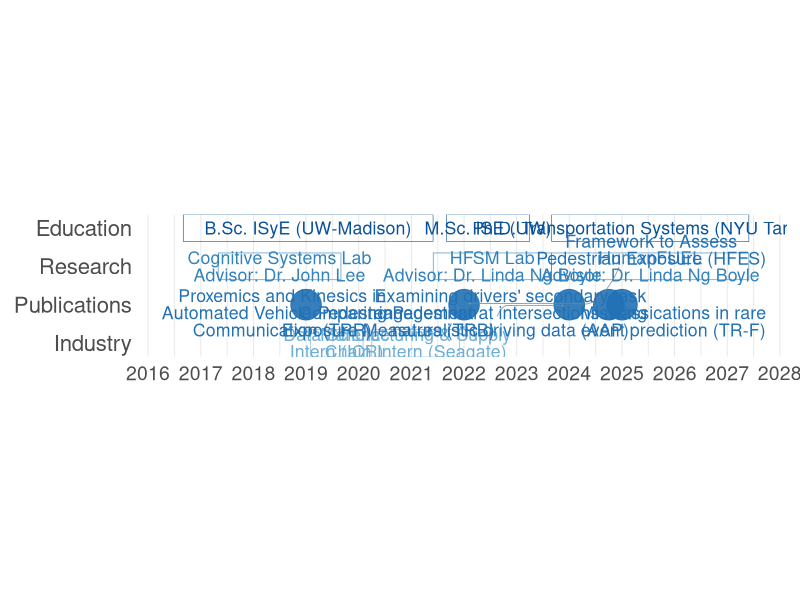

Write the R code that produced this figure.
library(ggplot2)
library(dplyr)
library(lubridate)
library(ggrepel)
library(stringr)
library(ggforce) # Added for rounded rectangles


# Darker blue color palette
color_palette <- c(
  "Education" = "#08519c", # Darker blue
  "Research" = "#3182bd", # Medium-dark blue
  "Industry" = "#6baed6", # Medium blue (darkened from before)
  "Publications" = "#2171b5" # Blue-medium dark
)
# Helper function to wrap text
wrap_text <- function(text, width = 30) {
  str_wrap(text, width = width)
}

# Update the industry text to fit boxes better
data <- tribble(
  ~content, ~start, ~end, ~group,
  "B.Sc. ISyE (UW-Madison)", "2016-09-01", "2021-05-31", "Education",
  "M.Sc. ISE (UW)", "2021-09-01", "2023-03-31", "Education",
  "Ph.D. Transportation Systems (NYU Tandon)", "2023-09-01", "2027-05-31", "Education", # nolint: line_length_linter.
  "Cognitive Systems Lab\nAdvisor: Dr. John Lee", "2017-05-01", "2019-08-31", "Research", # nolint: line_length_linter.
  "HFSM Lab\nAdvisor: Dr. Linda Ng Boyle", "2021-06-01", "2023-08-31", "Research", # nolint: line_length_linter.
  "HumanFUEL\nAdvisor: Dr. Linda Ng Boyle", "2023-09-01", "2027-05-31", "Research", # nolint: line_length_linter.
  "Data Science\nIntern (ICR)", "2019-02-01", "2020-01-31", "Industry",
  "Manufacturing & Supply\nChain Intern (Seagate)", "2020-04-01", "2021-12-01", "Industry" # nolint: line_length_linter.
) %>%
  mutate(start = ymd(start), end = ymd(end))

publications <- tribble(
  ~content, ~date, ~group, ~nudge_x, ~nudge_y,
  "Proxemics and Kinesics in\nAutomated Vehicle-Pedestrian\nCommunication (TRR)", "2019-01-01", "Publications", -300, -0.4, # nolint: line_length_linter.
  "Framework to Assess\nPedestrian Exposure (HFES)", "2022-01-01", "Publications", 300, 0.4, # nolint: line_length_linter.
  "Comparing Pedestrian\nExposure Measures (TRB)", "2024-01-01", "Publications", -400, -0.4, # nolint: line_length_linter.
  "Examining drivers' secondary task\nengagement at intersections using\nnaturalistic driving data (AAP)", "2024-10-01", "Publications", 100, -0.1, # nolint: line_length_linter.
  "Misclassications in rare\nevent prediction (TR-F)", "2025-01-01", "Publications", -500, -0.6 # nolint: line_length_linter.
) %>%
  mutate(date = ymd(date))

p <- ggplot() +
  geom_rect(
    data = data,
    aes(
      xmin = start,
      xmax = end,
      ymin = as.numeric(factor(group, levels = rev(c("Education", "Research", "Publications", "Industry")))) - 0.35, # nolint: line_length_linter. # nolint
      ymax = as.numeric(factor(group, levels = rev(c("Education", "Research", "Publications", "Industry")))) + 0.35, # nolint
      color = group
    ),
    fill = NA,
    linewidth = 0.2
  ) +
  # Direct labels for timeline segments
  geom_text(
    data = data %>% filter(group != "Publications"),
    aes(
      x = start + (end - start) / 2,
      y = group,
      label = content,
      color = group
    ),
    size = 4.5,
    fontface = "plain", # Changed from bold
    lineheight = 0.8
  ) +
  # Publication points
  geom_point(
    data = publications,
    aes(x = date, y = group, color = group),
    size = 10,
    alpha = 0.9
  ) +
  geom_text_repel(
    data = publications,
    aes(x = date, y = group, label = content, color = group),
    size = 4.5,
    fontface = "plain",
    lineheight = 0.8,
    box.padding = 1,
    point.padding = 0.5,
    force = 20,
    direction = "both",
    nudge_x = publications$nudge_x,
    nudge_y = publications$nudge_y,
    segment.size = 0.3,
    segment.color = "grey50",
    segment.alpha = 0.8,
    min.segment.length = 0.3,
    max.overlaps = Inf,
    segment.curvature = -0.4, # Increased curve
    segment.angle = 45, # Adjusted angle for better pointing
    segment.ncp = 15, # More control points for smoother curves
    arrow = arrow(
      length = unit(0.012, "npc"),
      type = "closed",
      ends = "last"
    ), # Arrow at label end
    hjust = 0.5
  ) +
  theme_minimal(base_size = 16) +
  theme(
    axis.text.y = element_text(size = 16, face = "plain"), # Changed from bold
    axis.text.x = element_text(size = 14),
    axis.title.y = element_blank(),
    axis.title.x = element_blank(),
    panel.grid.major.y = element_blank(),
    panel.grid.minor.y = element_blank(),
    legend.position = "none",
    plot.margin = margin(t = 10, r = 10, b = 10, l = 10, unit = "pt"),
    panel.grid.major.x = element_line(color = "grey90", size = 0.3)
  ) +
  scale_color_manual(values = color_palette) +
  scale_x_date(
    limits = c(ymd("2016-01-01"), ymd("2028-01-01")),
    date_breaks = "1 year",
    date_labels = "%Y",
    expand = expansion(mult = c(0.01, 0.01))
  ) +
  scale_y_discrete(
    limits = rev(c("Education", "Research", "Publications", "Industry")),
    expand = expansion(mult = c(0.05, 0.05))
  ) +
  theme(aspect.ratio = 0.22)

ggsave("/Users/gracedouglas/Documents/arXiv/grackith.github.io/images/timeline.png", p, width = 16, height = 4, dpi = 300) # nolint: line_length_linter.
